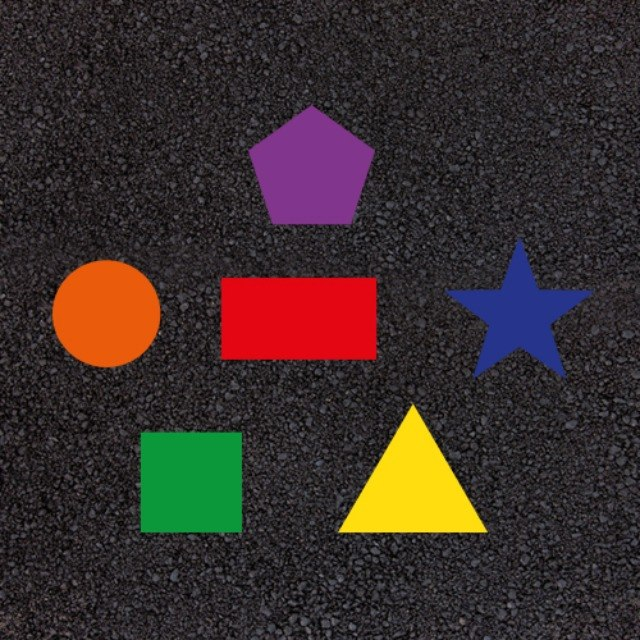
#> input picture tugas_4/photoTest.jpg, 640 x 640 px
$ python deteksiBentuk.py
#> lines starting #> are read from the running program, lines starting #| are printed output that depends on the picture; after the words box and inside, x2 and y2 are one past the last pixel; in counts of white or black regions, pixels touching at a corner belong together
import cv2
import numpy as np

BLUR_KERNEL  = (5, 5)
MORPH_KERNEL = cv2.getStructuringElement(cv2.MORPH_ELLIPSE, (7, 7))
CANNY_LOW    = 50
CANNY_HIGH   = 150

def proses_awal(image_path):
#> called with image_path = 'photoTest.jpg'
    img = cv2.imread(image_path)
#> img is the input picture: shape (640, 640, 3); mean B, G, R 44, 46.6, 58.7
    if img is None:
        print(f"Error: Gambar '{image_path}' tidak ditemukan!")
        return None, None, None, None, None, None

    img_gray = cv2.cvtColor(img, cv2.COLOR_BGR2GRAY)
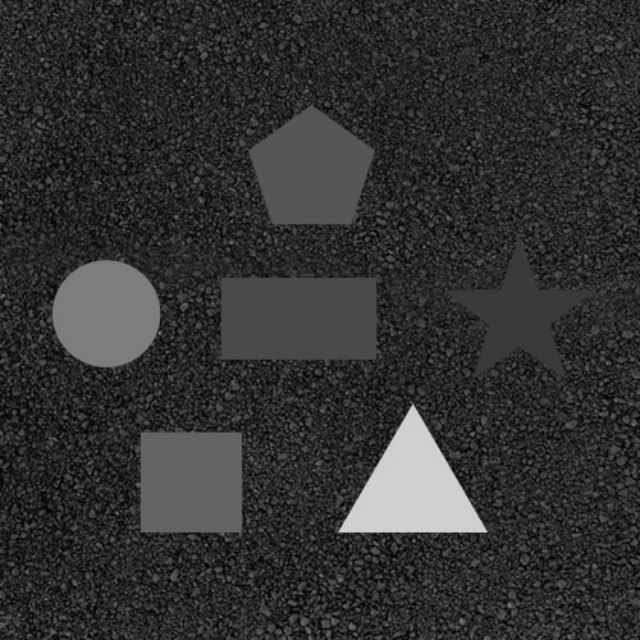
#> img_gray: shape (640, 640); min 0, max 221, mean 49.9
    img_hsv  = cv2.cvtColor(img, cv2.COLOR_BGR2HSV)
#> img_hsv: shape (640, 640, 3); mean H, S, V 126.6, 61, 65

    img_mask = cv2.inRange(img_hsv, np.array([0, 60, 20]), np.array([180, 255, 255]))
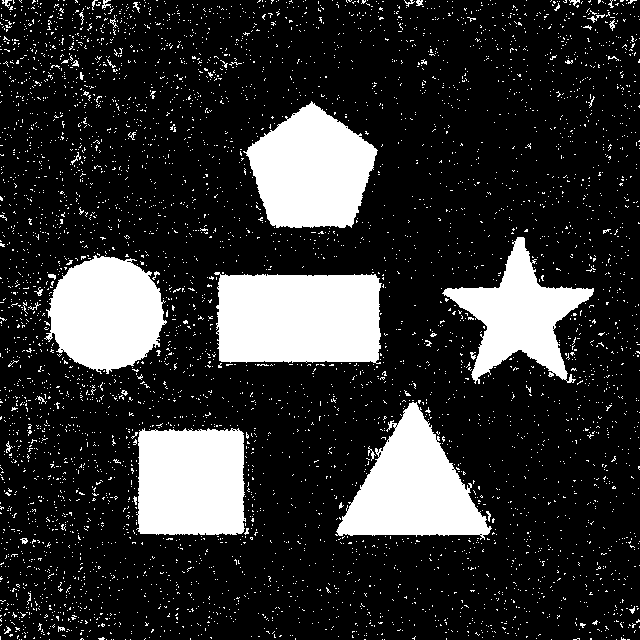
#> img_mask: shape (640, 640); 19.2% white; 4945 white regions (4900 under 20 px), largest, box (x1, y1, x2, y2) and area: (214, 272, 382, 364) 14046, (243, 101, 378, 228) 11458, (335, 402, 492, 540) 11076
    img_mask = cv2.morphologyEx(img_mask, cv2.MORPH_OPEN,  MORPH_KERNEL)
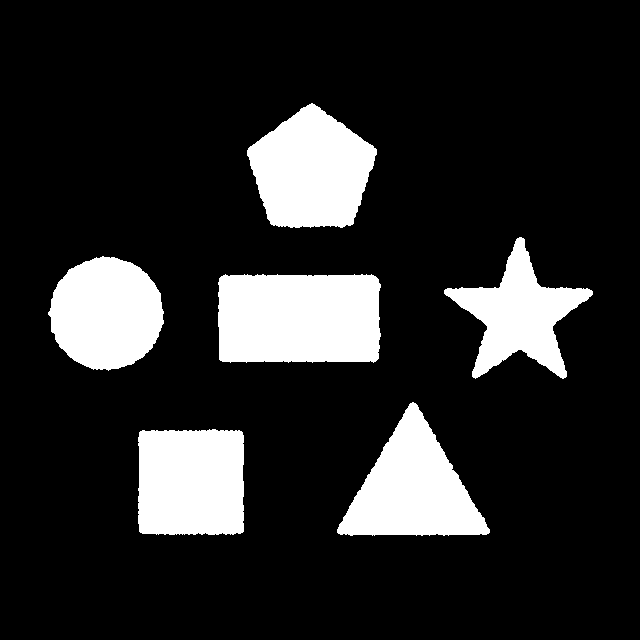
#> img_mask: shape (640, 640); 16% white; 6 white regions, box (x1, y1, x2, y2) and area: (218, 274, 381, 363) 13953, (247, 103, 377, 228) 11359, (138, 429, 244, 535) 10903, (337, 402, 490, 536) 10848, (48, 256, 164, 371) 10077, (444, 237, 593, 379) 8552
    img_mask = cv2.morphologyEx(img_mask, cv2.MORPH_CLOSE, MORPH_KERNEL)
#> img_mask: shape (640, 640); 16.1% white; 6 white regions, box (x1, y1, x2, y2) and area: (218, 274, 381, 363) 13954, (247, 103, 377, 228) 11372, (138, 429, 244, 535) 10912, (337, 402, 490, 536) 10858, (48, 256, 164, 371) 10083, (444, 237, 593, 379) 8570

    img_blur_biner = cv2.GaussianBlur(img_mask, BLUR_KERNEL, 0)

    img_clean      = cv2.bitwise_and(img_gray, img_gray, mask=img_mask)
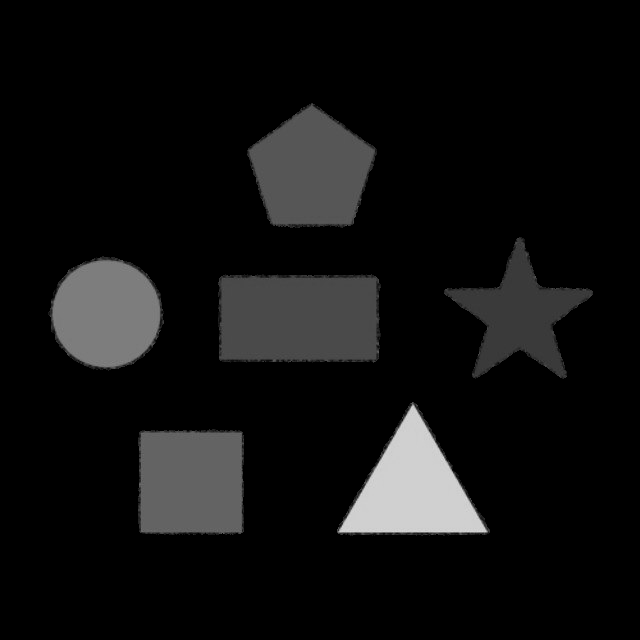
#> img_clean: shape (640, 640); min 0, max 221, mean 16.3
    img_blur_gray  = cv2.GaussianBlur(img_clean, BLUR_KERNEL, 0)

    img_canny = cv2.Canny(img_blur_biner, CANNY_LOW, CANNY_HIGH)
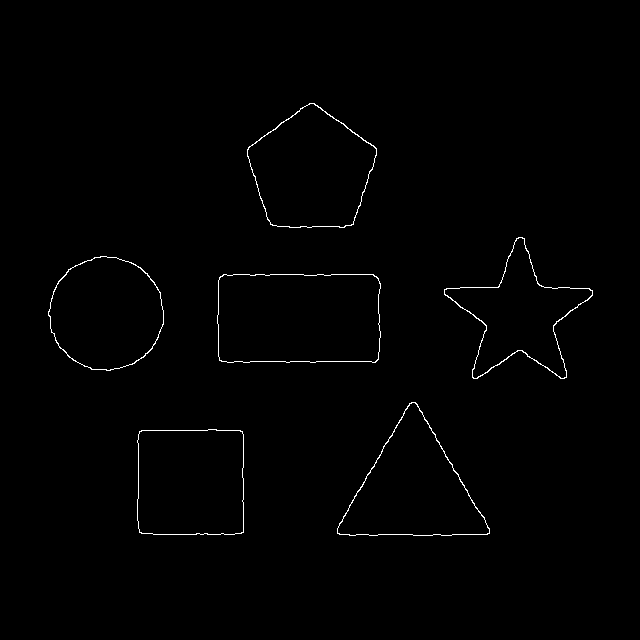
#> img_canny: shape (640, 640); 0.72% white in thin lines or dots, all inside (x1, y1, x2, y2) = (48, 103, 593, 536)

    return img, img_gray, img_mask, img_blur_biner, img_blur_gray, img_canny

def deteksi_garis(img_mask):
    contours, _ = cv2.findContours(
        img_mask, cv2.RETR_EXTERNAL, cv2.CHAIN_APPROX_SIMPLE
    )

    all_lines = []
    for cnt in contours:
        area      = cv2.contourArea(cnt)
        perimeter = cv2.arcLength(cnt, True)
        if perimeter == 0 or area < 500:
            continue

        circularity  = (4 * np.pi * area) / (perimeter ** 2)
        epsilon      = 0.018 * perimeter
        approx       = cv2.approxPolyDP(cnt, epsilon, True)
        vertex_count = len(approx)

        if circularity > 0.82 and vertex_count > 7:
            continue

        n = len(approx)
        for i in range(n):
            x1, y1 = approx[i][0]
            x2, y2 = approx[(i + 1) % n][0]
            all_lines.append(np.array([[x1, y1, x2, y2]]))

    return all_lines if all_lines else None

def deteksi_lingkaran(img_blur_gray):
    circles = cv2.HoughCircles(
        img_blur_gray, cv2.HOUGH_GRADIENT, dp=1, minDist=100,
        param1=100, param2=28, minRadius=50, maxRadius=160
    )
#> circles = [[107.5, 313.5, 53.3]]
    if circles is not None:
        circles = np.int32(np.around(circles))
#> circles = [[108, 314, 53]]
    return circles

def deteksi_elips(img_asli, img_mask, circles):
    img_h, img_w = img_asli.shape[:2]
    min_area = (img_h * img_w) * 0.001

    contours, _ = cv2.findContours(
        img_mask, cv2.RETR_EXTERNAL, cv2.CHAIN_APPROX_NONE
    )

    valid_ellipses = []
    for cnt in contours:
        if len(cnt) < 5:
            continue

        area = cv2.contourArea(cnt)
        if area < min_area:
            continue

        perimeter = cv2.arcLength(cnt, True)
        if perimeter == 0:
            continue

        circularity = (4 * np.pi * area) / (perimeter ** 2)
        if circularity < 0.82:
            continue

        M = cv2.moments(cnt)
        if M["m00"] == 0:
            continue
        cx = int(M["m10"] / M["m00"])
        cy = int(M["m01"] / M["m00"])

        if circles is not None:
            is_circle = False
            for c in circles[0]:
                if np.hypot(cx - c[0], cy - c[1]) < c[2] * 1.1:
                    is_circle = True
                    break
            if is_circle:
                continue

        ellipse = cv2.fitEllipse(cnt)
        (ex, ey), (MA, ma), angle = ellipse
        if ma == 0 or (MA / ma) > 3.0:
            continue

        ellipse_area = np.pi * (MA / 2) * (ma / 2)
        if ellipse_area == 0:
            continue

        if 0.80 < (area / ellipse_area) < 1.20:
            valid_ellipses.append(ellipse)

    return valid_ellipses

def gambar_garis(img_asli, lines):
    img_hasil = img_asli.copy()
    if lines is not None:
        for line in lines:
            x1, y1, x2, y2 = line[0]
            cv2.line(img_hasil, (x1, y1), (x2, y2), (0, 255, 0), 2)
    return img_hasil

def gambar_lingkaran(img_asli, circles):
    img_hasil = img_asli.copy()
    if circles is not None:
        for i in circles[0, :]:
            cv2.circle(img_hasil, (i[0], i[1]), i[2], (0, 255, 0), 2)
            cv2.circle(img_hasil, (i[0], i[1]), 2, (0, 0, 255), 3)
    return img_hasil

def gambar_elips(img_asli, ellipses):
    img_hasil = img_asli.copy()
    for ellipse in ellipses:
        cv2.ellipse(img_hasil, ellipse, (255, 0, 0), 2)
    return img_hasil

if __name__ == "__main__":
    file_gambar = "photoTest.jpg"

    img, img_gray, img_mask, img_blur_biner, img_blur_gray, img_canny = proses_awal(file_gambar)

    if img is not None:
        print(f"Mengeksekusi analisis pada {file_gambar}...")

        circles  = deteksi_lingkaran(img_blur_gray)
#> circles = [[108, 314, 53]]
        lines    = deteksi_garis(img_mask)
#> in deteksi_garis, `contours, _ = cv2.findContours( img_mask, cv2.RETR_EXTERNAL, cv2.CHAIN..`: contours = 6 contours; box (x1, y1, x2, y2) and area: (218, 274, 381, 363) 13714, (247, 103, 377, 228) 11190, (138, 429, 244, 535) 10708, (337, 402, 490, 536) 10650, (48, 256, 164, 371) 9920, (444, 237, 593, 379) 8322
#> the loop in deteksi_garis, `for cnt in contours:` made 6 passes
#> (area, perimeter, circularity, epsilon, approx, vertex_count, n) on passes 1 to 3: (10708.5, 444.4, 0.682, 8, [[242, 432], [140, 431], [139, 531], [242, 532]], 4, 4), (10649.5, 488.3, 0.561, 8.79, [[410, 403], [337, 532], [488, 533]], 3, 3), (13714, 513.6, 0.653, 9.25, [[219, 278], [220, 360], [378, 358], [375, 276]], 4, 4)
#> (area, perimeter, circularity, epsilon, vertex_count, n) on passes 5 to 6: (8321.5, 587.4, 0.303, 10.57, 10, 10), (11190.5, 432.7, 0.751, 7.79, 5, 5)
#> after the loop in deteksi_garis, `for cnt in contours:`: all_lines = 26 items, first 6: [[242, 432, 140, 431]], [[140, 431, 139, 531]], [[139, 531, 242, 532]], [[242, 532, 242, 432]], [[410, 403, 337, 532]], [[337, 532, 488, 533]]
#> lines has the same summary as all_lines in deteksi_garis
        ellipses = deteksi_elips(img, img_mask, circles)
#> the loop in deteksi_elips, `for cnt in contours:` made 6 passes
#> (area, perimeter, circularity, cx, cy) on pass 4: (9920, 384.5, 0.843, 105, 313)
#> (area, perimeter, circularity) on passes 1, 2, 3, 5, 6: (10708.5, 444.4, 0.682), (10649.5, 488.3, 0.561), (13714, 513.6, 0.653), (8321.5, 587.4, 0.303), (11190.5, 432.7, 0.751)
#> after the loop in deteksi_elips, `for cnt in contours:`: valid_ellipses = []
#> ellipses = []

        print(f"Garis terdeteksi    : {len(lines) if lines is not None else 0}")
#| Garis terdeteksi    : 26
        print(f"Lingkaran terdeteksi: {len(circles[0]) if circles is not None else 0}")
#| Lingkaran terdeteksi: 1
        print(f"Elips terdeteksi    : {len(ellipses)}")
#| Elips terdeteksi    : 0

        img_garis     = gambar_garis(img, lines)
#> the loop in gambar_garis, `for line in lines:` made 26 passes
#> (x1, y1, x2, y2) on passes 1 to 12: (242, 432, 140, 431), (140, 431, 139, 531), (139, 531, 242, 532), (242, 532, 242, 432), (410, 403, 337, 532), (337, 532, 488, 533), (488, 533, 410, 403), (219, 278, 220, 360), (220, 360, 378, 358), (378, 358, 375, 276), (375, 276, 219, 278), (521, 237, 498, 287)
#> after the loop in gambar_garis, `for line in lines:`:
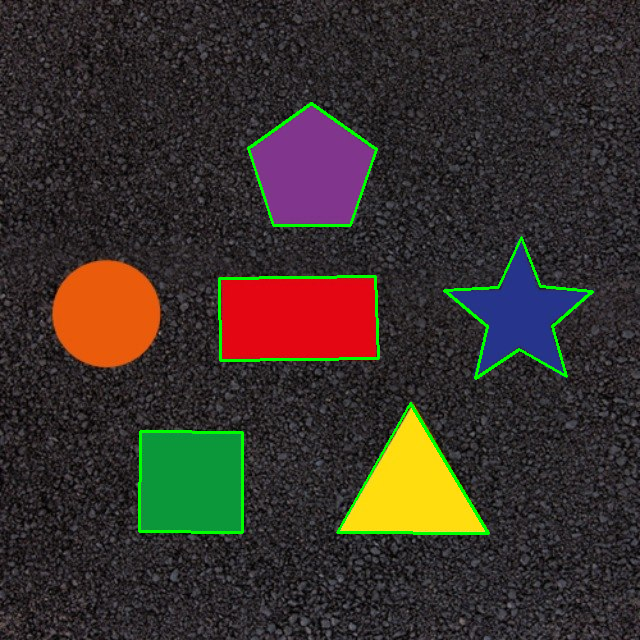
#> img_hasil: shape (640, 640, 3); 1.63% of pixels changed, all inside (x1, y1, x2, y2) = (138, 102, 594, 535)
        img_lingkaran = gambar_lingkaran(img, circles)
#> the loop in gambar_lingkaran, `for i in circles[0, :]:` made 1 pass
#> after the loop in gambar_lingkaran, `for i in circles[0, :]:`:
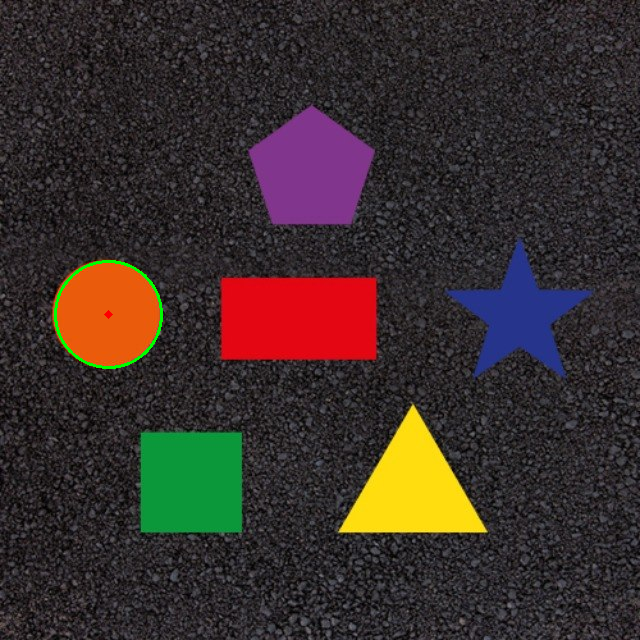
#> img_hasil: shape (640, 640, 3); 0.25% of pixels changed, all inside (x1, y1, x2, y2) = (54, 260, 163, 369)
        img_elips     = gambar_elips(img, ellipses)

        cv2.imshow('1. Gambar Asli',               img)
        cv2.imshow('2. Grayscale',                 img_gray)
        cv2.imshow('3. HSV Saturation Mask (Biner)', img_mask)
        cv2.imshow('4. Gaussian Blur (dari Biner)', img_blur_biner)
        cv2.imshow('5. Canny Edge Detection',       img_canny)
        cv2.imshow('6. Deteksi Garis',              img_garis)
        cv2.imshow('7. Deteksi Lingkaran (Hough)',  img_lingkaran)
        cv2.imshow('8. Deteksi Elips (fitEllipse)', img_elips)

        print("Selesai. Tekan tombol apapun pada jendela gambar untuk menutup.")
        cv2.waitKey(0)
        cv2.destroyAllWindows()
